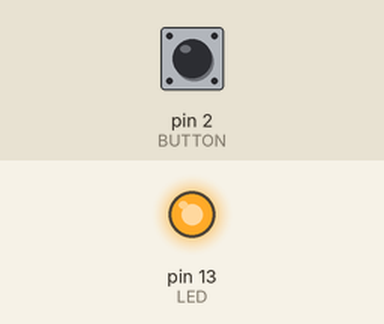
Bench run of a sketch on a simulated Arduino Uno, built with avr-gcc and run on an emulated ATmega328P. Shown: output pins drawn as LEDs (lit = HIGH). The inputs (shaded band) are chosen by the test bench; at power-on: pin 2 (BUTTON) HIGH.

Above: at 1.2 s.
1.3 s: pin 2 (BUTTON) pulled LOW for 0.15 s
At 1.37 s:
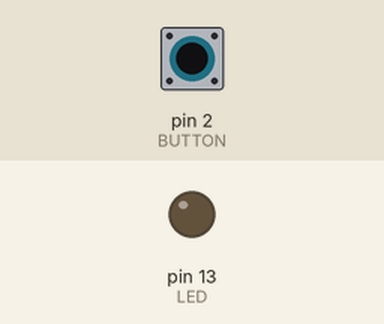
2.9 s: pin 2 (BUTTON) pulled LOW for 3.2 s
At 6.7 s:
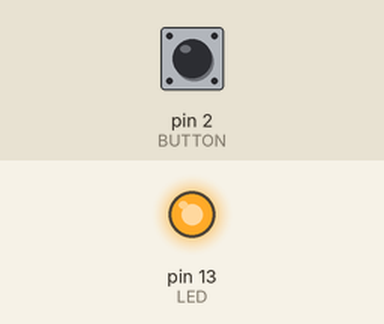
Timing chart, 0 to 8.2 s (numbered marks = the images above; inputs shaded):
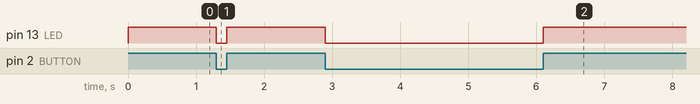

The sketch:

blinkledswitch02.ino
```cpp
const int LED = 13;
const int BUTTON = 2;
int val = 0;

void setup() {
  pinMode(LED, OUTPUT);
  pinMode(BUTTON, INPUT);
  digitalWrite(BUTTON, HIGH);
}

void loop() {
  val = digitalRead(BUTTON);
  digitalWrite(LED, val);
}
```

Measured:
- after the input at 1.3 s, pin 13 (LED): HIGH → LOW at once, → HIGH 0.15 s later
- after the input at 2.9 s, pin 13 (LED): HIGH → LOW at once, → HIGH 3.2 s later
